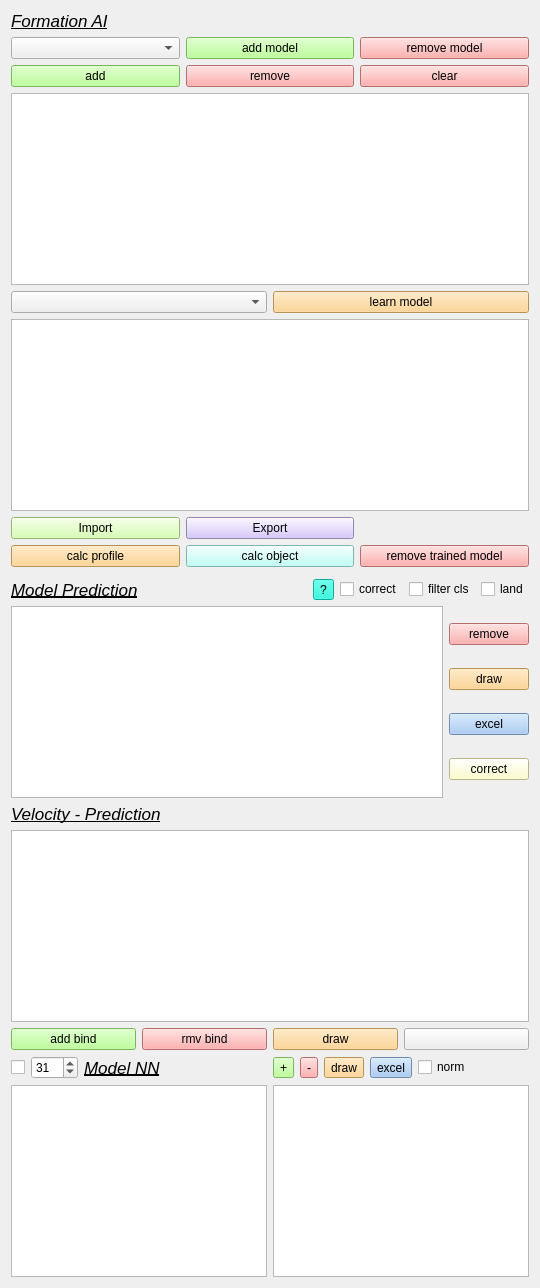
            <widget class="QWidget" name="tab_9">
             <attribute name="title">
              <string>formation AI</string>
             </attribute>
             <layout class="QGridLayout" name="gridLayout_157">
              <item row="0" column="0">
               <layout class="QGridLayout" name="gridLayout_102">
                <item row="1" column="1">
                 <widget class="QPushButton" name="pushButton_add_model">
                  <property name="styleSheet">
                   <string notr="true">background-color: rgb(170, 255, 127);</string>
                  </property>
                  <property name="text">
                   <string>add model</string>
                  </property>
                 </widget>
                </item>
                <item row="1" column="0">
                 <widget class="QComboBox" name="comboBox_model_ai"/>
                </item>
                <item row="2" column="0">
                 <widget class="QPushButton" name="pushButton_add_formation_ai">
                  <property name="styleSheet">
                   <string notr="true">background-color: rgb(170, 255, 127);</string>
                  </property>
                  <property name="text">
                   <string>add</string>
                  </property>
                 </widget>
                </item>
                <item row="2" column="1">
                 <widget class="QPushButton" name="pushButton_rem_formation_ai">
                  <property name="styleSheet">
                   <string notr="true">background-color: rgb(255, 153, 153);</string>
                  </property>
                  <property name="text">
                   <string>remove</string>
                  </property>
                 </widget>
                </item>
                <item row="1" column="2">
                 <widget class="QPushButton" name="pushButton_rem_model">
                  <property name="styleSheet">
                   <string notr="true">background-color: rgb(255, 153, 153);</string>
                  </property>
                  <property name="text">
                   <string>remove model</string>
                  </property>
                 </widget>
                </item>
                <item row="2" column="2">
                 <widget class="QPushButton" name="pushButton_clear_formation_ai">
                  <property name="styleSheet">
                   <string notr="true">background-color: rgb(255, 153, 153);</string>
                  </property>
                  <property name="text">
                   <string>clear</string>
                  </property>
                 </widget>
                </item>
                <item row="0" column="0" colspan="3">
                 <widget class="QLabel" name="label_37">
                  <property name="font">
                   <font>
                    <pointsize>13</pointsize>
                    <italic>true</italic>
                    <underline>true</underline>
                   </font>
                  </property>
                  <property name="text">
                   <string>Formation AI</string>
                  </property>
                 </widget>
                </item>
               </layout>
              </item>
              <item row="1" column="0">
               <widget class="QListWidget" name="listWidget_formation_ai"/>
              </item>
              <item row="2" column="0">
               <layout class="QGridLayout" name="gridLayout_103">
                <item row="0" column="2">
                 <widget class="QPushButton" name="pushButton_model_ai">
                  <property name="styleSheet">
                   <string notr="true">background-color: rgb(255, 204, 121);</string>
                  </property>
                  <property name="text">
                   <string>learn model</string>
                  </property>
                 </widget>
                </item>
                <item row="0" column="1">
                 <widget class="QComboBox" name="comboBox_comb_data"/>
                </item>
               </layout>
              </item>
              <item row="3" column="0">
               <widget class="QListWidget" name="listWidget_trained_model"/>
              </item>
              <item row="4" column="0">
               <layout class="QGridLayout" name="gridLayout_105">
                <item row="1" column="2">
                 <widget class="QPushButton" name="pushButton_rem_trained_model">
                  <property name="styleSheet">
                   <string notr="true">background-color: rgb(255, 153, 153);</string>
                  </property>
                  <property name="text">
                   <string>remove trained model</string>
                  </property>
                 </widget>
                </item>
                <item row="1" column="0">
                 <widget class="QPushButton" name="pushButton_model_calc_profile">
                  <property name="styleSheet">
                   <string notr="true">background-color: rgb(255, 204, 121);</string>
                  </property>
                  <property name="text">
                   <string>calc profile</string>
                  </property>
                 </widget>
                </item>
                <item row="1" column="1">
                 <widget class="QPushButton" name="pushButton_model_calc_object">
                  <property name="styleSheet">
                   <string notr="true">background-color: rgb(175, 255, 243);</string>
                  </property>
                  <property name="text">
                   <string>calc object</string>
                  </property>
                 </widget>
                </item>
                <item row="0" column="0">
                 <widget class="QPushButton" name="pushButton_import_model_f_ai">
                  <property name="styleSheet">
                   <string notr="true">background-color: rgb(207, 252, 162);</string>
                  </property>
                  <property name="text">
                   <string>Import</string>
                  </property>
                 </widget>
                </item>
                <item row="0" column="1">
                 <widget class="QPushButton" name="pushButton_export_model_f_ai">
                  <property name="styleSheet">
                   <string notr="true">background-color: rgb(206, 186, 249);</string>
                  </property>
                  <property name="text">
                   <string>Export</string>
                  </property>
                 </widget>
                </item>
               </layout>
              </item>
              <item row="5" column="0">
               <layout class="QGridLayout" name="gridLayout_158">
                <item row="2" column="0">
                 <layout class="QGridLayout" name="gridLayout_159">
                  <item row="0" column="0">
                   <widget class="QListWidget" name="listWidget_model_pred"/>
                  </item>
                  <item row="0" column="1">
                   <layout class="QGridLayout" name="gridLayout_160">
                    <item row="0" column="0">
                     <widget class="QPushButton" name="pushButton_model_pred_rmv">
                      <property name="styleSheet">
                       <string notr="true">background-color: rgb(255, 153, 153);</string>
                      </property>
                      <property name="text">
                       <string>remove</string>
                      </property>
                     </widget>
                    </item>
                    <item row="1" column="0">
                     <widget class="QPushButton" name="pushButton_draw_predict">
                      <property name="styleSheet">
                       <string notr="true">background-color: rgb(255, 204, 121);</string>
                      </property>
                      <property name="text">
                       <string>draw</string>
                      </property>
                     </widget>
                    </item>
                    <item row="2" column="0">
                     <widget class="QPushButton" name="pushButton_save_excel_predict">
                      <property name="styleSheet">
                       <string notr="true">background-color: rgb(153, 193, 241);</string>
                      </property>
                      <property name="text">
                       <string>excel</string>
                      </property>
                     </widget>
                    </item>
                    <item row="3" column="0">
                     <widget class="QPushButton" name="pushButton_correct_predict">
                      <property name="styleSheet">
                       <string notr="true">background-color: rgb(255, 255, 191);</string>
                      </property>
                      <property name="text">
                       <string>correct</string>
                      </property>
                     </widget>
                    </item>
                   </layout>
                  </item>
                 </layout>
                </item>
                <item row="0" column="0">
                 <widget class="Line" name="line_8">
                  <property name="orientation">
                   <enum>Qt::Vertical</enum>
                  </property>
                 </widget>
                </item>
                <item row="1" column="0">
                 <layout class="QGridLayout" name="gridLayout_156" columnstretch="1,0,0,0,0">
                  <item row="0" column="2">
                   <widget class="QCheckBox" name="checkBox_corr_pred">
                    <property name="text">
                     <string>correct</string>
                    </property>
                   </widget>
                  </item>
                  <item row="0" column="4">
                   <widget class="QCheckBox" name="checkBox_use_land">
                    <property name="text">
                     <string>land</string>
                    </property>
                   </widget>
                  </item>
                  <item row="0" column="3">
                   <widget class="QCheckBox" name="checkBox_filter_cls">
                    <property name="text">
                     <string>filter cls</string>
                    </property>
                   </widget>
                  </item>
                  <item row="0" column="0">
                   <widget class="QLabel" name="label_36">
                    <property name="font">
                     <font>
                      <pointsize>13</pointsize>
                      <weight>50</weight>
                      <italic>true</italic>
                      <bold>false</bold>
                      <underline>true</underline>
                     </font>
                    </property>
                    <property name="text">
                     <string>Model Prediction</string>
                    </property>
                   </widget>
                  </item>
                  <item row="0" column="1">
                   <widget class="QToolButton" name="toolButton_check_uf">
                    <property name="toolTip">
                     <string>check uf</string>
                    </property>
                    <property name="styleSheet">
                     <string notr="true">background-color: rgb(5, 244, 215);</string>
                    </property>
                    <property name="text">
                     <string>?</string>
                    </property>
                   </widget>
                  </item>
                 </layout>
                </item>
               </layout>
              </item>
              <item row="6" column="0">
               <widget class="QLabel" name="label_35">
                <property name="font">
                 <font>
                  <pointsize>13</pointsize>
                  <italic>true</italic>
                  <underline>true</underline>
                 </font>
                </property>
                <property name="text">
                 <string>Velocity - Prediction</string>
                </property>
               </widget>
              </item>
              <item row="7" column="0">
               <layout class="QGridLayout" name="gridLayout_155">
                <item row="0" column="0" colspan="4">
                 <widget class="QListWidget" name="listWidget_bind_vel"/>
                </item>
                <item row="1" column="0">
                 <widget class="QPushButton" name="pushButton_add_bind_vel_pred">
                  <property name="styleSheet">
                   <string notr="true">background-color: rgb(170, 255, 127);</string>
                  </property>
                  <property name="text">
                   <string>add bind</string>
                  </property>
                 </widget>
                </item>
                <item row="1" column="1">
                 <widget class="QPushButton" name="pushButton_rmv_bind_vel_pred">
                  <property name="styleSheet">
                   <string notr="true">background-color: rgb(255, 153, 153);</string>
                  </property>
                  <property name="text">
                   <string>rmv bind</string>
                  </property>
                 </widget>
                </item>
                <item row="1" column="2">
                 <widget class="QPushButton" name="pushButton_draw_vel_pred">
                  <property name="styleSheet">
                   <string notr="true">background-color: rgb(255, 204, 121);</string>
                  </property>
                  <property name="text">
                   <string>draw</string>
                  </property>
                 </widget>
                </item>
                <item row="1" column="3">
                 <widget class="QPushButton" name="pushButton_4">
                  <property name="text">
                   <string/>
                  </property>
                 </widget>
                </item>
               </layout>
              </item>
              <item row="8" column="0">
               <layout class="QGridLayout" name="gridLayout_104">
                <item row="1" column="0">
                 <widget class="QListWidget" name="listWidget_model_nn"/>
                </item>
                <item row="0" column="0">
                 <layout class="QGridLayout" name="gridLayout_90" columnstretch="0,0,1">
                  <item row="0" column="0">
                   <widget class="QCheckBox" name="checkBox_model_nn">
                    <property name="text">
                     <string/>
                    </property>
                   </widget>
                  </item>
                  <item row="0" column="1">
                   <widget class="QSpinBox" name="spinBox_filter_model_nn">
                    <property name="toolTip">
                     <string>сгладить границу нефтенасыщенности</string>
                    </property>
                    <property name="minimum">
                     <number>5</number>
                    </property>
                    <property name="maximum">
                     <number>999</number>
                    </property>
                    <property name="value">
                     <number>31</number>
                    </property>
                   </widget>
                  </item>
                  <item row="0" column="2">
                   <widget class="QLabel" name="label_41">
                    <property name="font">
                     <font>
                      <pointsize>13</pointsize>
                      <italic>true</italic>
                      <underline>true</underline>
                     </font>
                    </property>
                    <property name="text">
                     <string>Model NN</string>
                    </property>
                   </widget>
                  </item>
                 </layout>
                </item>
                <item row="1" column="1">
                 <widget class="QListWidget" name="listWidget_ix_prod"/>
                </item>
                <item row="0" column="1">
                 <layout class="QGridLayout" name="gridLayout_161">
                  <item row="0" column="2">
                   <widget class="QToolButton" name="toolButton_ix_prod_draw">
                    <property name="styleSheet">
                     <string notr="true">background-color: rgb(255, 204, 121);</string>
                    </property>
                    <property name="text">
                     <string>draw</string>
                    </property>
                   </widget>
                  </item>
                  <item row="0" column="3">
                   <widget class="QToolButton" name="toolButton_ix_prod_excel">
                    <property name="styleSheet">
                     <string notr="true">background-color: rgb(153, 193, 241);</string>
                    </property>
                    <property name="text">
                     <string>excel</string>
                    </property>
                   </widget>
                  </item>
                  <item row="0" column="0">
                   <widget class="QToolButton" name="toolButton_ix_prod_add">
                    <property name="styleSheet">
                     <string notr="true">background-color: rgb(170, 255, 127);</string>
                    </property>
                    <property name="text">
                     <string>+</string>
                    </property>
                   </widget>
                  </item>
                  <item row="0" column="1">
                   <widget class="QToolButton" name="toolButton_ix_prod_rmv">
                    <property name="styleSheet">
                     <string notr="true">background-color: rgb(255, 153, 153);</string>
                    </property>
                    <property name="text">
                     <string>-</string>
                    </property>
                   </widget>
                  </item>
                  <item row="0" column="4">
                   <widget class="QCheckBox" name="checkBox_ix_prod_norm">
                    <property name="text">
                     <string>norm</string>
                    </property>
                   </widget>
                  </item>
                 </layout>
                </item>
               </layout>
              </item>
             </layout>
            </widget>
